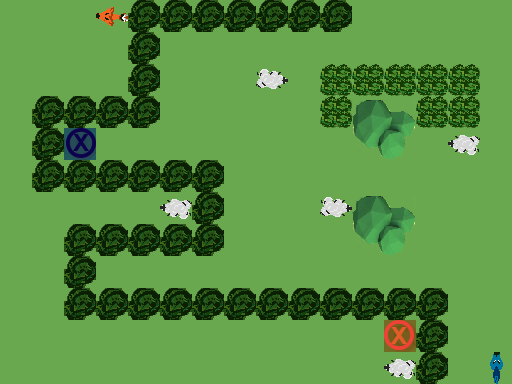

The image is a tile-based game level rendered from a .tmx file. Its description and complete source (layers, tilesets, objects, tile grids) follow:
An orthogonal 16x12 tile map with 32x32 px tiles, 3 tile layers (Ground, Obstacles, Objects), 1 hidden layer not drawn.

<map version="1.0" orientation="orthogonal" renderorder="right-down" width="16" height="12" tilewidth="32" tileheight="32" nextobjectid="1">
 <tileset firstgid="1" name="TilesetPlaceholder" tilewidth="32" tileheight="32" tilecount="240" columns="10">
  <image source="../../Tileset.png" width="320" height="768" />
 </tileset>
 <layer name="Ground" width="16" height="12">
  <data encoding="csv">
1,1,1,1,1,1,1,1,1,1,1,1,1,1,1,1,
1,1,1,1,1,1,1,1,1,1,1,1,1,1,1,1,
1,1,1,1,1,1,1,1,1,1,1,1,1,1,1,1,
1,1,1,1,1,1,1,1,1,1,1,1,1,1,1,1,
1,1,1,1,1,1,1,1,1,1,1,1,1,1,1,1,
1,1,1,1,1,1,1,1,1,1,1,1,1,1,1,1,
1,1,1,1,1,1,1,1,1,1,1,1,1,1,1,1,
1,1,1,1,1,1,1,1,1,1,1,1,1,1,1,1,
1,1,1,1,1,1,1,1,1,1,1,1,1,1,1,1,
1,1,1,1,1,1,1,1,1,1,1,1,1,1,1,1,
1,1,1,1,1,1,1,1,1,1,1,1,1,1,1,1,
1,1,1,1,1,1,1,1,1,1,1,1,1,1,1,1
</data>
 </layer>
 <layer name="Obstacles" width="16" height="12">
  <data encoding="csv">
0,0,0,0,42,42,42,42,42,42,42,0,0,0,0,0,
0,0,0,0,42,0,0,0,0,0,0,0,0,0,0,0,
0,0,0,0,42,0,0,0,0,0,44,44,44,44,44,0,
0,42,42,42,42,0,0,0,0,0,44,64,65,44,44,0,
0,42,0,0,0,0,0,0,0,0,0,74,75,0,0,0,
0,42,42,42,42,42,42,0,0,0,0,0,0,0,0,0,
0,0,0,0,0,0,42,0,0,0,0,64,65,0,0,0,
0,0,42,42,42,42,42,0,0,0,0,74,75,0,0,0,
0,0,42,0,0,0,0,0,0,0,0,0,0,0,0,0,
0,0,42,42,42,42,42,42,42,42,42,42,42,42,0,0,
0,0,0,0,0,0,0,0,0,0,0,0,0,42,0,0,
0,0,0,0,0,0,0,0,0,0,0,0,0,42,0,0
</data>
 </layer>
 <layer name="Objects" width="16" height="12">
  <data encoding="csv">
0,0,0,1610612927,0,0,0,0,0,0,0,0,0,0,0,0,
0,0,0,0,0,0,0,0,0,0,0,0,0,0,0,0,
0,0,0,0,0,0,0,0,2684354746,0,0,0,0,0,0,0,
0,0,0,0,0,0,0,0,0,0,0,0,0,0,0,0,
0,0,182,0,0,0,0,0,0,0,0,0,0,0,1610612922,0,
0,0,0,0,0,0,0,0,0,0,0,0,0,0,0,0,
0,0,0,0,0,1610612922,0,0,0,0,2684354746,0,0,0,0,0,
0,0,0,0,0,0,0,0,0,0,0,0,0,0,0,0,
0,0,0,0,0,0,0,0,0,0,0,0,0,0,0,0,
0,0,0,0,0,0,0,0,0,0,0,0,0,0,0,0,
0,0,0,0,0,0,0,0,0,0,0,0,181,0,0,0,
0,0,0,0,0,0,0,0,0,0,0,0,1610612922,0,0,192
</data>
 </layer>
 <layer name="Solution" width="16" height="12" visible="0">
  <data encoding="csv">
222,222,222,0,0,0,0,0,0,0,0,0,0,0,0,0,
222,0,0,0,0,232,232,232,232,232,232,232,232,232,232,232,
222,0,0,0,0,232,0,0,0,0,0,0,0,0,0,232,
222,0,0,0,0,232,0,0,0,0,0,0,0,0,0,232,
222,0,232,232,232,232,0,0,0,0,0,0,0,0,0,232,
222,0,0,0,0,0,0,0,0,0,0,0,0,0,0,232,
222,0,0,0,0,0,0,0,0,0,0,0,0,0,0,232,
222,0,0,0,0,0,0,0,0,0,0,0,0,0,0,232,
222,0,0,0,0,0,0,0,0,0,0,0,0,0,0,232,
222,0,0,0,0,0,0,0,0,0,0,0,0,0,0,232,
222,222,222,222,222,222,222,222,222,222,222,222,222,0,0,232,
0,0,0,0,0,0,0,0,0,0,0,0,0,0,0,0
</data>
 </layer>
</map>
